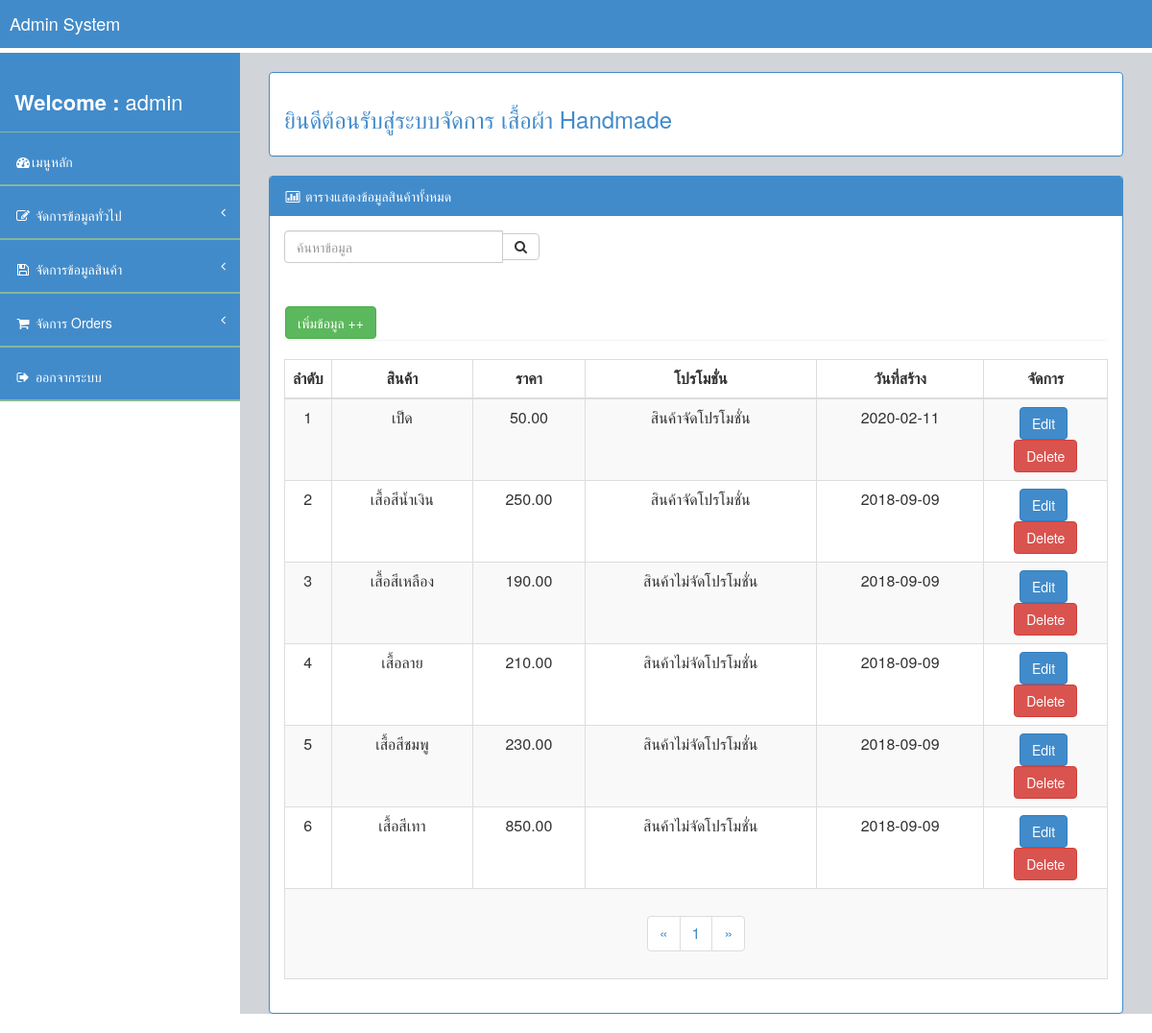
Screenshot of /admin/manage_product.php (signed in) with the database file from the repository.
### tables this page shows
CREATE TABLE `product` (
  `Pro_ID` int(6) UNSIGNED ZEROFILL NOT NULL,
  `Pro_Img` varchar(20) NOT NULL,
  `Pro_Name` varchar(100) NOT NULL,
  `Pro_Detail` text NOT NULL,
  `Pro_Price` double(7,2) NOT NULL,
  `Pro_Amount` int(11) NOT NULL,
  `Pro_Buy` int(11) NOT NULL,
  `Pro_Promotion` int(2) NOT NULL COMMENT 'ถ้าเป็น 0 คือไม่อยู่ในโปรโมชั่น / 1 คือจัดโปรโมชั่น',
  `Pro_Date` date NOT NULL
);

### conn.php (called while the page is built, shortened)
<?php
$title_web = "เสื้อผ้า Handmade ";
?>

### admin/manage_product.php (the view, shortened to what this page needs)
<?php require_once "header.php";?>
    <div id="wrapper">
        <?php
			  require_once "menu_left.php";
		?>
        <div id="page-wrapper">
            <div class="row">
                <br/>
                <div class="col-lg-12">
                    <div class="panel panel-body panel-primary alert-danger"><h3><font color="#428bca">ยินดีต้อนรับสู่ระบบจัดการ <?php echo $title_web;?></font></h3></div>
                </div>
            </div>
                    <div class="panel panel-primary">
                        <div class="panel-heading">
                            <i class="fa fa-bar-chart-o fa-fw"></i> ตารางแสดงข้อมูลสินค้าทั้งหมด
                        </div>
						<div class="col-lg-4 form-group panel-body panel-primary sidebar-search">
						<form autocomplete="off" class="input-group custom-search-form">
	<input name="txt_search" type="text" id="course" size="50" class="form-control" placeholder="ค้นหาข้อมูล" required="required" /><span class="input-group-btn">
                                <button class="btn btn-default" type="submit">
                                    <i class="fa fa-search"></i>
                                </button>
                            </span>
</form>
</div>
                        <div class="panel-body">
                            <div class="row">
                                <div class="col-lg-12">
                                    <div class="table-responsive">
									<div class="panel"><a href="?admin=add"><input name="" type="button" class="btn btn-success" value="เพิ่มข้อมูล ++"></a></div>
                                        <table class="table table-striped table-bordered table-hover" id="table_example2">
                                            <thead>
                                                <tr>
                                                    <th width="5%"><div align="center">ลำดับ</div></th>
                                                    <th width="auto"><div align="center">สินค้า</div></th>
                                                    <th width="auto"><div align="center">ราคา</div></th>
                                                    <th width="auto"><div align="center">โปรโมชั่น</div></th>
                                                    <th width="auto"><div align="center">วันที่สร้าง</div></th>
													<th width="15%"><div align="center">จัดการ</div></th>
                                                </tr>
                                            </thead>
                                            <tbody>
				<?php
				if(!$_REQUEST['txt_search']){
			$perpage = 10;
			if (isset($_GET['page'])) {
 $page = $_GET['page'];
 } else {
 $page = 1;
 }
			$start = ($page - 1) * $perpage;
$sql = $conn->query("select * from product order by Pro_ID desc limit $start,$perpage")or die (mysqli_error());
$sql2 = $conn->query("select * from product order by Pro_ID desc")or die (mysqli_error());
$total_record = $sql2->num_rows;
$total_page = ceil($total_record / $perpage);
		}
  $i = 1;
  while ($show= $sql->fetch_assoc()) {
?>
                  <tr>
                  <td><div align="center"><?php echo $i++;?></div></td>
                  <td><div align="center"><?php echo $show['Pro_Name'];?></div></td>
                  <td><div align="center"><?php echo $show['Pro_Price'];?></div></td>
                  <td><div align="center"><?php if($show['Pro_Promotion'] == 0){echo "สินค้าไม่จัดโปรโมชั่น";}else{echo "สินค้าจัดโปรโมชั่น";}?></div></td>
                  <td><div align="center"><?php echo $show['Pro_Date'];?></div></td>
				  <td><div align="center"><a href="?admin=edit&id=<?php echo $show['Pro_ID'];?>"><input name="" type="button" class="btn btn-primary" value="Edit"></a>&nbsp;<a href="?admin=delete&id=<?php echo $show['Pro_ID'];?>"><input name="" type="button" class="btn btn-danger" value="Delete"></a></div></td>
                  </tr>
				  <?php }?>
                  <tr>
                    <td colspan="6"><div align="center"><?php if($sql->num_rows==0){Chk_Row($sql);}else {?><nav>
 <ul class="pagination">
 <li>
 <a href="?page=1" aria-label="Previous">
 <span aria-hidden="true">&laquo;</span> </a> </li>
 <?php for($i=1;$i<=$total_page;$i++){ ?>
 <li><a href="?page=<?php echo $i; ?>"><?php echo $i; ?></a></li>
 <?php } ?>
 <li>
 <a href="?page=<?php echo $total_page;?>" aria-label="Next">
 <span aria-hidden="true">&raquo;</span> </a> </li>
 </ul>
 </nav><?php } ?></div></td>
                    </tr>
                                            </tbody>
                                        </table>
                                    </div>
                                </div>
                            </div>
                        </div>
                    </div>
                        </div>
                    </div>
</body>
</html>

### css/BackEnd/assets/css/style.css (style rules this page uses)
body { background-color:#FFFFFF; }
#wrapper { width: 100%; margin-top: 55px!important; background-color:#FFFFFF; }
#page-wrapper { padding: 0 15px; min-height: 568px; background-color:rgb(209, 212, 216); }
.sidebar-search { padding: 15px; }

### css/BackEnd/assets/css/main-style.css (style rules this page uses)
@media (min-width:768px) { #page-wrapper { position: inherit; margin: 0 0 0 250px; padding: 0 30px; min-height: 1000px; } }

### rows the page displays
product: Pro_Name "เป็ด", Pro_Price "50.00", Pro_Promotion "สินค้าจัดโปรโมชั่น", Pro_Date "2020-02-11"
product: Pro_Name "เสื้อสีน้ำเงิน", Pro_Price "250.00", Pro_Promotion "สินค้าจัดโปรโมชั่น", Pro_Date "2018-09-09"
product: Pro_Name "เสื้อสีเหลือง", Pro_Price "190.00", Pro_Promotion "สินค้าไม่จัดโปรโมชั่น", Pro_Date "2018-09-09"
product: Pro_Name "เสื้อลาย", Pro_Price "210.00", Pro_Promotion "สินค้าไม่จัดโปรโมชั่น", Pro_Date "2018-09-09"
product: Pro_Name "เสื้อสีชมพู", Pro_Price "230.00", Pro_Promotion "สินค้าไม่จัดโปรโมชั่น", Pro_Date "2018-09-09"
product: Pro_Name "เสื้อสีเทา", Pro_Price "850.00", Pro_Promotion "สินค้าไม่จัดโปรโมชั่น", Pro_Date "2018-09-09"

### other values shown
$_SESSION['ses_admin_user'] "admin"
$title_web "เสื้อผ้า Handmade"
